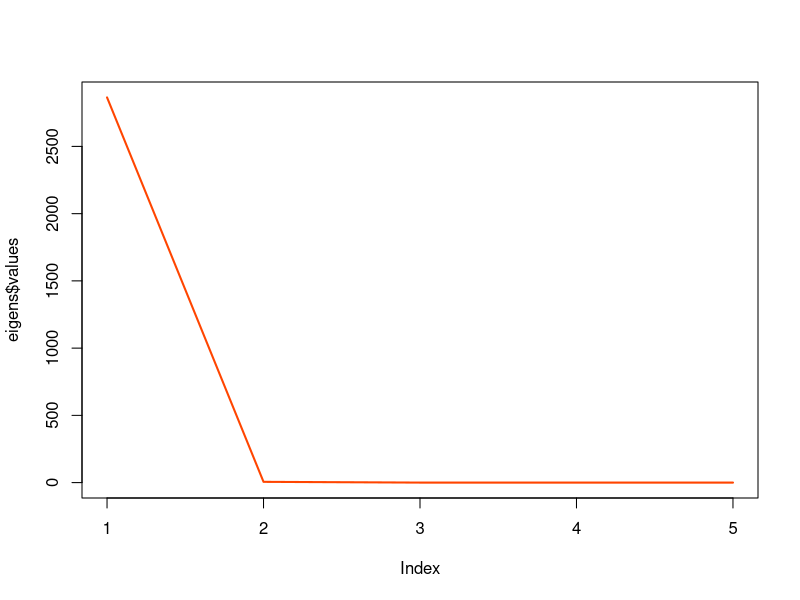

Source code (R):
mat <- matrix(1:20,4,5)
tmat <-t(mat)
prodmat <- tmat%*%mat # V matirx
prodaat <- mat %*% tmat # U matrix
idenmat <- mat %*% (iden <- diag(5))
eigens <- eigen(prodmat)
eigensaat <- eigen(prodaat)
singval <- round(sqrt(eigens$values),3);singval[is.nan(singval)] <- 0
U <- round(eigensaat$vectors,3)
V <- round(eigens$vectors,3)
plot(eigens$values,lty = 1, lwd = 2, pch = 10, col = "orangered", type ="l")
svd(mat)
## Calculating the SVD consists of finding the eigenvalues and eigenvectors of 
## AA^t and A^tA. The eigenvectors of A^tA make up the columns of V , the eigenvectors
## of AA^t  make up the columns of U. Also, the singular values in S are square roots 
## of eigenvalues from AA^t or A^tA.  The singular values are the diagonal entries of 
## the S matrix and are arranged in descending order. The singular values are always 
## real numbers. If the matrix A is a real matrix, then U and V are also real.

## https://web.mit.edu/be.400/www/SVD/Singular_Value_Decomposition.htm#:~:text=Calculating%20the%20SVD%20consists%20of,up%20the%20columns%20of%20U.

## To address the varying values of the resulting matrices and eigenvalues
## The SVD is not unique. If we perturb the column vectors of both of the basis matrices 
## by the same sign matrix, we obtain another valid SVD for the same matrix. This is also 
## true for eigendecompositions of symmetric matrices. I didn't run your code, but what 
## almost undoubtedly happened was that each of your eigen calls ended up choosing a 
## different sign pattern for the basis vectors. There's no algorithmic error here

    ## Taken from https://stats.stackexchange.com/questions/49389/singular-value-decomposition-procedure-in-r
